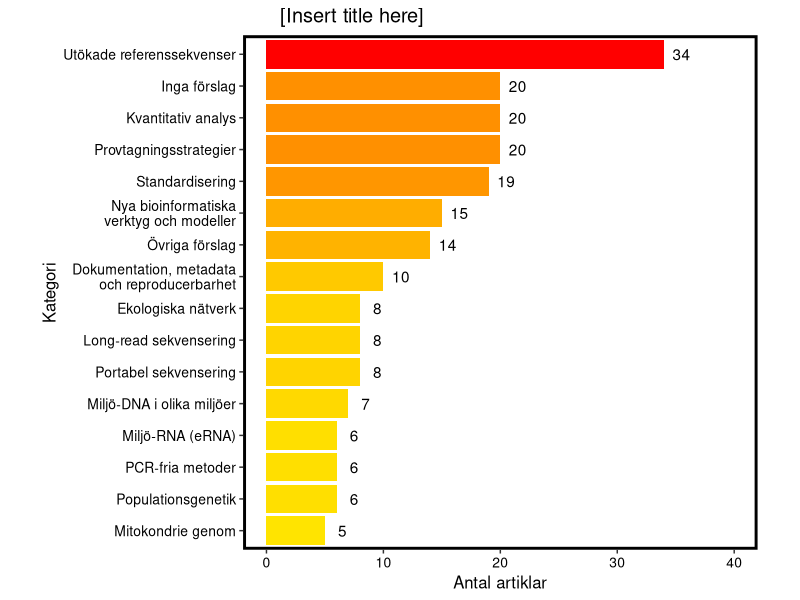

This chart was generated by the following R code:
#!/usr/bin/env Rscript

library(ggplot2)
library(cowplot)

infile <- read.csv("RecommendationCategories.tsv", header=T, sep="\t")

svg("Förslag.svg")
ggplot(infile, aes(x=reorder(Category, NumberOfPapers), y=NumberOfPapers)) +
	geom_col(aes(fill=NumberOfPapers)) +
	coord_flip() +
	geom_text(aes(label=NumberOfPapers), nudge_y = 1.5) +
	scale_fill_gradient2(mid="yellow", high="red") +
	scale_x_discrete(labels=c("Mitokondrie genom",
				"Populationsgenetik",
				"PCR-fria metoder",
				"Miljö-RNA (eRNA)",
				"Miljö-DNA i olika miljöer",
				"Portabel sekvensering",
				"Long-read sekvensering",
				"Ekologiska nätverk",
				"Dokumentation, metadata\noch reproducerbarhet",
				"Övriga förslag",
				"Nya bioinformatiska\nverktyg och modeller",
				"Standardisering",
				"Provtagningsstrategier",
				"Kvantitativ analys",
				"Inga förslag",
				"Utökade referenssekvenser")) +
	labs(x = "Kategori", y="Antal artiklar",
		title = "[Insert title here]") +
	background_grid(major = "none", minor = "none") +
	scale_y_continuous(breaks=seq(0,40,10), limits=c(0,40)) +
	panel_border(colour = "black", size = 2) +
	theme(plot.title = element_text(hjust = 0.1)) +
	theme(panel.spacing = unit(0.1, "lines")) +
	theme(text=(element_text(size=12))) +
	theme(axis.text=(element_text(size=10, colour = "Black"))) +
	theme(panel.background = element_blank()) +
	theme(legend.position="none") +
	theme(aspect.ratio=1)
dev.off()
